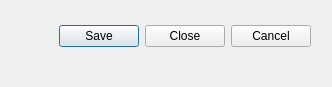
<?xml version="1.0" encoding="UTF-8"?>
<ui version="4.0">
 <class>Dialog</class>
 <widget class="QDialog" name="Dialog">
  <property name="windowModality">
   <enum>Qt::ApplicationModal</enum>
  </property>
  <property name="geometry">
   <rect>
    <x>0</x>
    <y>0</y>
    <width>332</width>
    <height>87</height>
   </rect>
  </property>
  <property name="windowTitle">
   <string>Save</string>
  </property>
  <widget class="QDialogButtonBox" name="buttonBox">
   <property name="geometry">
    <rect>
     <x>10</x>
     <y>20</y>
     <width>301</width>
     <height>32</height>
    </rect>
   </property>
   <property name="orientation">
    <enum>Qt::Horizontal</enum>
   </property>
   <property name="standardButtons">
    <set>QDialogButtonBox::Cancel|QDialogButtonBox::Close|QDialogButtonBox::Save</set>
   </property>
  </widget>
 </widget>
 <resources/>
 <connections>
  <connection>
   <sender>buttonBox</sender>
   <signal>accepted()</signal>
   <receiver>Dialog</receiver>
   <slot>accept()</slot>
   <hints>
    <hint type="sourcelabel">
     <x>248</x>
     <y>254</y>
    </hint>
    <hint type="destinationlabel">
     <x>157</x>
     <y>274</y>
    </hint>
   </hints>
  </connection>
  <connection>
   <sender>buttonBox</sender>
   <signal>rejected()</signal>
   <receiver>Dialog</receiver>
   <slot>reject()</slot>
   <hints>
    <hint type="sourcelabel">
     <x>316</x>
     <y>260</y>
    </hint>
    <hint type="destinationlabel">
     <x>286</x>
     <y>274</y>
    </hint>
   </hints>
  </connection>
 </connections>
</ui>
